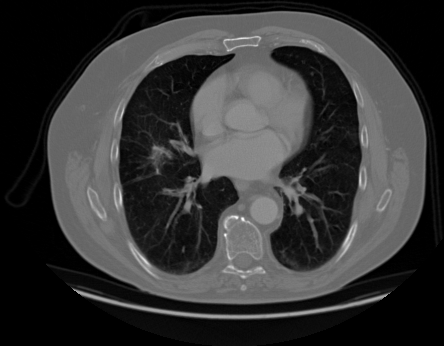
#> input picture dataset/test/000132 (8).png, 444 x 346 px, given in place of 20211117_200619.mp4, which was not available
$ jupyter execute hi_detect_low_contrast.ipynb   (shell and % lines are left out)   (text cells are left out)
#> lines starting #> are read from the running program, lines starting #| are printed output that depends on the picture; after the words box and inside, x2 and y2 are one past the last pixel; in counts of white or black regions, pixels touching at a corner belong together; pictures that were not available may be replaced by others from this repository, and a replacement may not be noted
[cell 1]
# import the necessary packages
from skimage.exposure import is_low_contrast
from imutils.paths import list_images
import matplotlib.pyplot as plt
import numpy as np
import argparse
import imutils
import cv2

[cell 2]
def plt_imshow(title, image):
    # convert the image frame BGR to RGB color space and display it
	image = cv2.cvtColor(image, cv2.COLOR_BGR2RGB)
	plt.imshow(image)
	plt.title(title)
	plt.grid(False)
	plt.show()

[cell 3]
# # construct the argument parser and parse the arguments
# ap = argparse.ArgumentParser()
# ap.add_argument("-i", "--input", required=True,
# 	help="path to input directory of images")
# ap.add_argument("-t", "--thresh", type=float, default=0.35,
# 	help="threshold for low contrast")
# args = vars(ap.parse_args())

# since we are using Jupyter Notebooks we can replace our argument
# parsing code with *hard coded* arguments and values
args = {
    "input": "/content/20211117_200619.mp4",
    "thresh": 0.35
}

[cell 4]
# grab the paths to the input images
imagePaths = sorted(list(list_images(args["input"])))

# loop over the image paths
for (i, imagePath) in enumerate(imagePaths):
	# load the input image from disk, resize it, and convert it to
	# grayscale
	print("[INFO] processing image {}/{}".format(i + 1,
		len(imagePaths)))
	image = cv2.imread(imagePath)
	image = imutils.resize(image, width=450)
	gray = cv2.cvtColor(image, cv2.COLOR_BGR2GRAY)

	# blur the image slightly and perform edge detection
	blurred = cv2.GaussianBlur(gray, (5, 5), 0)
	edged = cv2.Canny(blurred, 30, 150)

	# initialize the text and color to indicate that the input image
	# is *not* low contrast
	text = "Low contrast: No"
	color = (0, 255, 0)

	# check to see if the image is low contrast
	if is_low_contrast(gray, fraction_threshold=args["thresh"]):
		# update the text and color
		text = "Low contrast: Yes"
		color = (0, 0, 255)

	# otherwise, the image is *not* low contrast, so we can continue
	# processing it
	else:
		# find contours in the edge map and find the largest one,
		# which we'll assume is the outline of our color correction
		# card
		cnts = cv2.findContours(edged.copy(), cv2.RETR_EXTERNAL,
			cv2.CHAIN_APPROX_SIMPLE)
		cnts = imutils.grab_contours(cnts)
		c = max(cnts, key=cv2.contourArea)

		# draw the largest contour on the image
		cv2.drawContours(image, [c], -1, (0, 255, 0), 2)

	# draw the text on the output image
	cv2.putText(image, text, (5, 25), cv2.FONT_HERSHEY_SIMPLEX, 0.8,
		color, 2)

	# show the output image and edge map
	plt_imshow("Image", image)
	plt_imshow("Edge", edged)

[cell 5]
# since we are using Jupyter Notebooks we can replace our argument
# parsing code with *hard coded* arguments and values
args = {
    "input": "/content/20211117_200619.mp4",
    "thresh": 0.35,
    "output": "output.avi"
}

[cell 6]
# grab a pointer to the input video stream and and initialize pointer
# to output file
print("[INFO] accessing video stream...")
vs = cv2.VideoCapture(args["input"] if args["input"] else 0)
writer = None

# loop over frames from the video stream
while True:
	# read a frame from the video stream
	(grabbed, frame) = vs.read()
#> frame is the input picture: shape (346, 444, 3); min 0, max 255, mean 54

	# if the frame was not grabbed then we've reached the end of
	# the video stream so exit the script
	if not grabbed:
		print("[INFO] no frame read from stream - exiting")
		break

	# resize the frame, convert it to grayscale, blur it, and then
	# perform edge detection
	frame = imutils.resize(frame, width=450)
#> frame: shape (350, 450, 3)
	gray = cv2.cvtColor(frame, cv2.COLOR_BGR2GRAY)
	blurred = cv2.GaussianBlur(gray, (5, 5), 0)
	edged = cv2.Canny(blurred, 30, 150)
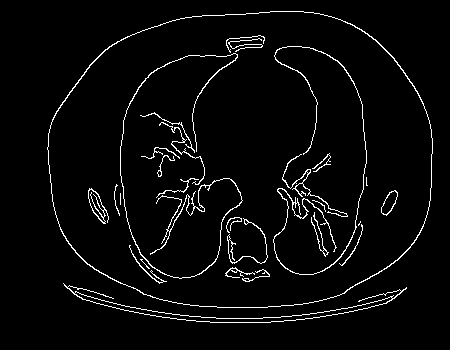
#> edged: shape (350, 450); 3.7% white in thin lines or dots, all inside (x1, y1, x2, y2) = (47, 11, 433, 323)

	# initialize the text and color to indicate that the current
	# frame is *not* low contrast
	text = "Low contrast: No"
	color = (0, 255, 0)

	# check to see if the frame is low contrast, and if so, update
	# the text and color
	if is_low_contrast(gray, fraction_threshold=args["thresh"]):
		text = "Low contrast: Yes"
		color = (0, 0, 255)

	# otherwise, the frame is *not* low contrast, so we can continue
	# processing it
	else:
		# find contours in the edge map and find the largest one,
		# which we'll assume is the outline of our color correction
		# card
		cnts = cv2.findContours(edged.copy(), cv2.RETR_EXTERNAL,
			cv2.CHAIN_APPROX_SIMPLE)
#> cnts = 2 contours; box (x1, y1, x2, y2) and area: (47, 11, 433, 308) 93988, (63, 283, 407, 323) 1386
		cnts = imutils.grab_contours(cnts)
		c = max(cnts, key=cv2.contourArea)
#> c = contour of 424 points, box (x1, y1, x2, y2) (47, 11, 433, 308), area 93988

		# draw the largest contour on the frame
		cv2.drawContours(frame, [c], -1, (0, 255, 0), 2)

	# draw the text on the output frame
	cv2.putText(frame, text, (5, 25), cv2.FONT_HERSHEY_SIMPLEX, 0.8,
		color, 2)
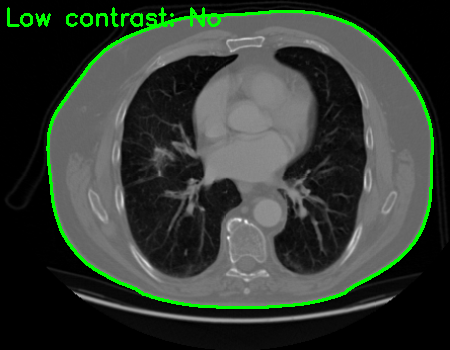
#> frame: shape (350, 450, 3); mean B, G, R 52.4, 60.4, 52.4

	# stack the output frame and edge map next to each other
	output = np.dstack([edged] * 3)
	output = np.hstack([frame, output])
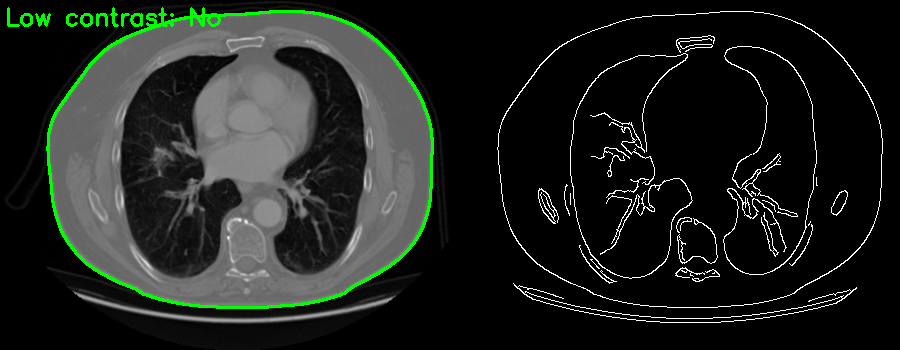
#> output: shape (350, 900, 3); mean B, G, R 30.9, 34.9, 30.9

    # if the video writer is None *AND* we are supposed to write
	# the output video to disk initialize the writer
	if writer is None and args["output"] is not None:
		fourcc = cv2.VideoWriter_fourcc(*"MJPG")
		writer = cv2.VideoWriter(args["output"], fourcc, 20,
			(output.shape[1], output.shape[0]), True)

    # if the writer is not None, write the frame to disk
	if writer is not None:
		writer.write(output)

# do a bit of cleanup
vs.release()
vs.release()

# check to see if the video writer point needs to be released
if writer is not None:
	writer.release()

$ run again, on dataset/test/000136 (8).png
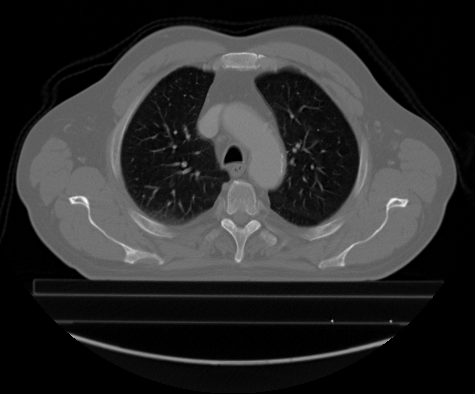
#> input picture dataset/test/000136 (8).png, 475 x 394 px, given in place of 20211117_200619.mp4, which was not available
#> frame is the input picture: shape (394, 475, 3); min 0, max 255, mean 44.7
#> `edged = cv2.Canny(blurred, 30, 150)`:
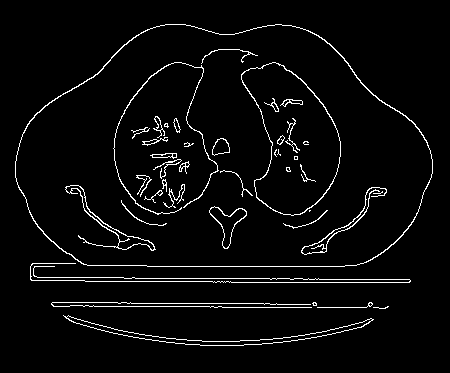
#> edged: shape (373, 450); 3.9% white in thin lines or dots, all inside (x1, y1, x2, y2) = (15, 24, 433, 346)
#> cnts = 7 contours, 5 with area under 20; largest, box (x1, y1, x2, y2) and area: (15, 24, 433, 267) 80329, (63, 315, 374, 346) 1262
#> c = contour of 360 points, box (x1, y1, x2, y2) (15, 24, 433, 267), area 80329
#> `output = np.hstack([frame, output])`:
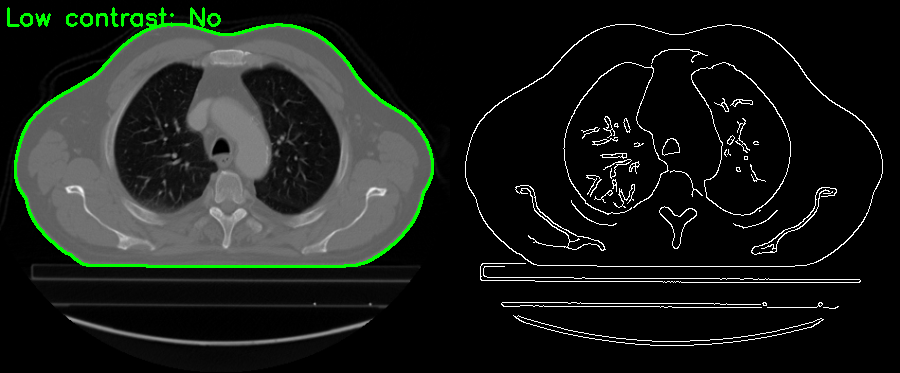
#> output: shape (373, 900, 3); mean B, G, R 26.8, 30.5, 26.8

$ run again, on dataset/test/000139 (4).png
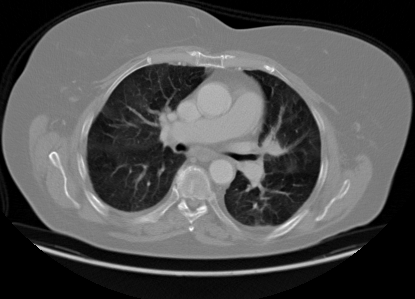
#> input picture dataset/test/000139 (4).png, 415 x 299 px, given in place of 20211117_200619.mp4, which was not available
#> frame is the input picture: shape (299, 415, 3); min 0, max 255, mean 81.4
#> `edged = cv2.Canny(blurred, 30, 150)`:
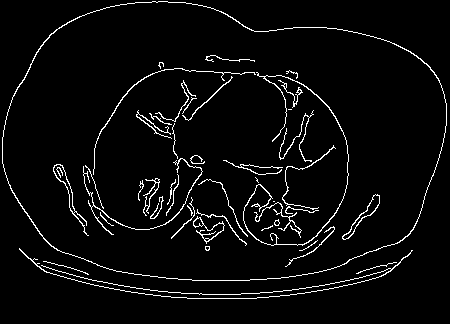
#> edged: shape (324, 450); 4.2% white in thin lines or dots
#> cnts = 4 contours, 2 with area under 20; largest, box (x1, y1, x2, y2) and area: (2, 1, 447, 281) 100024, (19, 248, 413, 299) 46
#> c = contour of 516 points, box (x1, y1, x2, y2) (2, 1, 447, 281), area 100024
#> `output = np.hstack([frame, output])`:
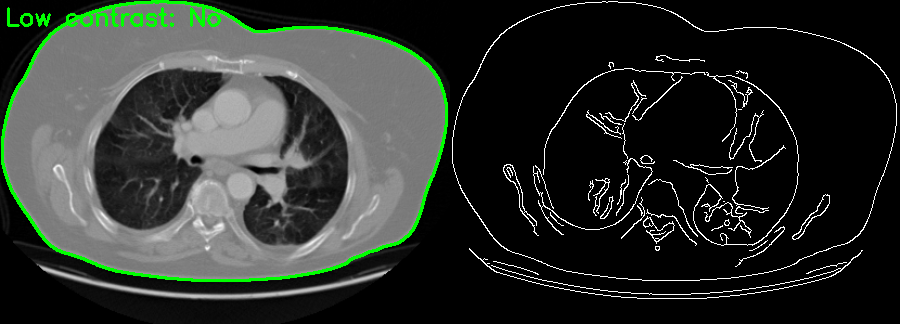
#> output: shape (324, 900, 3); mean B, G, R 44.6, 49.3, 44.6

$ run again, on dataset/test/000160 (4).png
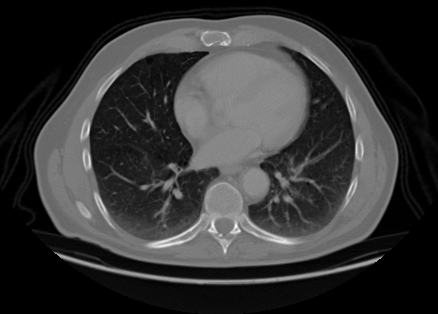
#> input picture dataset/test/000160 (4).png, 438 x 314 px, given in place of 20211117_200619.mp4, which was not available
#> frame is the input picture: shape (314, 438, 3); min 0, max 255, mean 53.4
#> `edged = cv2.Canny(blurred, 30, 150)`:
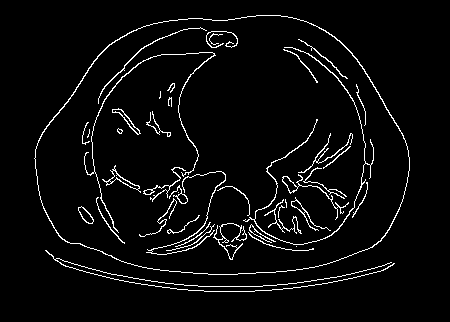
#> edged: shape (322, 450); 4.3% white in thin lines or dots, all inside (x1, y1, x2, y2) = (34, 15, 410, 292)
#> cnts = 2 contours, 1 with area under 20; largest, box (x1, y1, x2, y2) and area: (34, 15, 410, 275) 77554
#> c = contour of 445 points, box (x1, y1, x2, y2) (34, 15, 410, 275), area 77554
#> `output = np.hstack([frame, output])`:
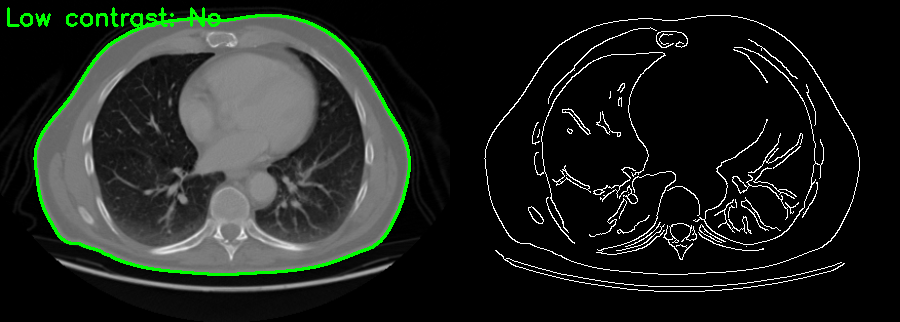
#> output: shape (322, 900, 3); mean B, G, R 31.3, 35.4, 31.3
